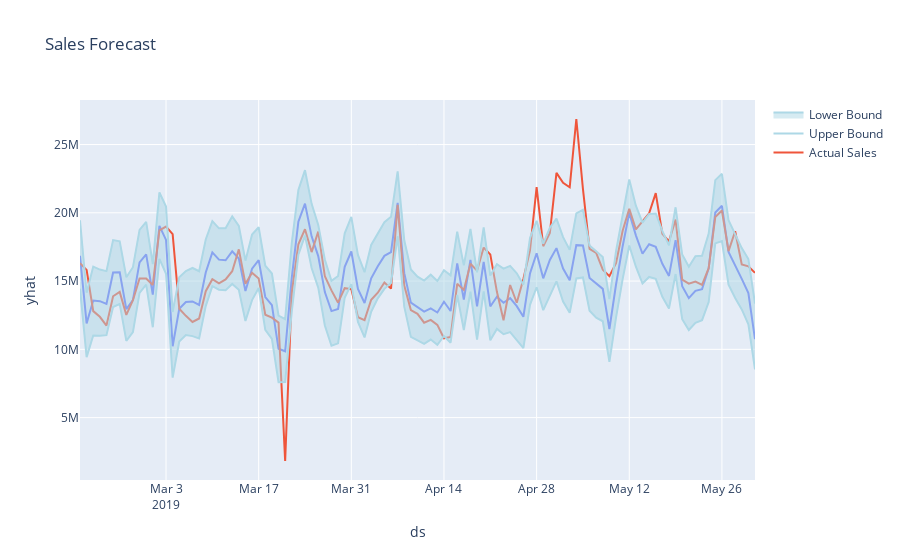

Source (notebook cell):
### Code cell
fig = px.line(forecast, x='ds', y='yhat', title='Sales Forecast')
fig.add_scatter(x=test["ds"], y=test["y"], mode='lines', name='Actual Sales')
# plot confidence intervals
fig.add_trace(go.Scatter(x=forecast['ds'], y=forecast['yhat_upper'], fill=None, mode='lines', line_color='lightblue', name='Upper Bound'))
fig.add_trace(go.Scatter(x=forecast['ds'], y=forecast['yhat_lower'], fill='tonexty', mode='lines', line_color='lightblue', name='Lower Bound'))
fig.show()
